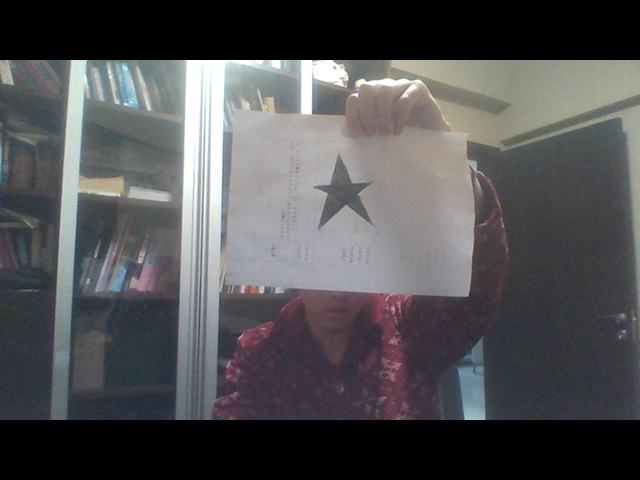
#> input picture 3.jpg, 640 x 480 px, given in place of the camera
$ python ORB.py   (older library calls are emulated)
#> lines starting #> are read from the running program, lines starting #| are printed output that depends on the picture; after the words box and inside, x2 and y2 are one past the last pixel; in counts of white or black regions, pixels touching at a corner belong together
import cv2
import numpy as np

def Boundbox(src, template):  # find the mass center of the target in picture
    binary = src.copy()
    cv2.bitwise_not(binary, binary)
    num_labels, label, area_status, area_center = cv2.connectedComponentsWithStats(binary, connectivity=8,
                                                                                   ltype=cv2.CV_32S)  # calculate the connected component of picture
    # cv2.imshow('bin',binary)
    # avg_min = 20
    for item in range(num_labels):
        LEFT = area_status[item, cv2.CC_STAT_LEFT]
        TOP = area_status[item, cv2.CC_STAT_TOP]
        WIDTH = area_status[item, cv2.CC_STAT_WIDTH]
        HEIGHT = area_status[item, cv2.CC_STAT_HEIGHT]
        #img_bin = cv2.rectangle(binary, (LEFT, TOP), (LEFT + WIDTH, TOP + HEIGHT), (0, 255, 0), 3)
        img_cropped = binary[TOP:TOP + HEIGHT, LEFT:LEFT + WIDTH]
        blank = np.zeros((HEIGHT+100,WIDTH+100),dtype=img_cropped.dtype)
        blank[50:50+HEIGHT,50:50+WIDTH]=img_cropped
        img_cropped = blank

        if WIDTH < 5 or HEIGHT < 5:
            continue
        if WIDTH < 100 or HEIGHT < 100:
            img_cropped = cv2.resize(img_cropped, dsize=(int(img_cropped.shape[1] * 7), int(img_cropped.shape[0] * 7)))
        orb = cv2.ORB_create()  # 建立orb特征检测器
        kp1, des1 = orb.detectAndCompute(template, None)  # 计算template中的特征点和描述符
        kp2, des2 = orb.detectAndCompute(img_cropped, None)  # 计算target中的

        bf = cv2.BFMatcher(cv2.NORM_HAMMING, crossCheck=True)  # 建立匹配关系

        if des2 is None:
            continue
        mathces = bf.match(des1, des2)  # 匹配描述符
        mathces = sorted(mathces, key=lambda x: x.distance)  # 据距离来排序
        avg_min = 20
        # item_min = 0
        '''寻找ORB特征匹配对应的distance平均值最小值'''
        dis = 0
        avg = 0
        match_num = len(mathces)
        if not area_status[item, cv2.CC_STAT_AREA] == np.max(area_status[:, 4]):
            if match_num >= 30:
                for i in range(30):
                    dis += mathces[i].distance
                avg = dis / match_num
            if avg < avg_min:
                item_min = item
                avg_min = avg
        result = cv2.drawMatches(template, kp1, img_cropped, kp2, mathces[:11], None, flags=2)  # 画出匹配关系
    cv2.imshow('ORB',result)
    print(avg_min)
    bincopy = np.array(binary)
    bincopy[label == item_min] = 255
    bincopy[label != item_min] = 0
    return bincopy

# [51 lines left out: functions Homography, MassCenter, not called in this run]
if __name__ == '__main__':
    i=1
    cap = cv2.VideoCapture(0)
    ret,frame = cap.read()
#> frame is the input picture: shape (480, 640, 3); mean B, G, R 83.4, 81.5, 81.7
    temp = cv2.imread('temp_invbin.jpg',cv2.IMREAD_GRAYSCALE)
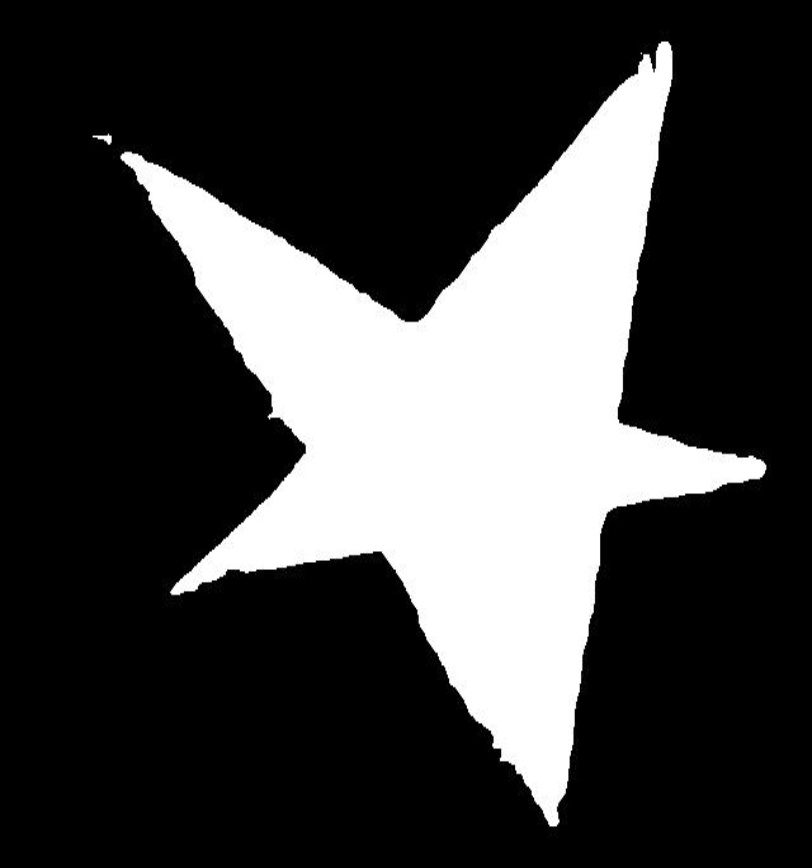
#> input picture temp_invbin.jpg, 812 x 868 px
#> temp is the input picture: shape (868, 812); min 0, max 255, mean 63
    #cv2.imshow('temp',temp)
    temp = cv2.resize(temp,dsize=(int(temp.shape[1]/2),int(temp.shape[0]/2)))
#> temp: shape (434, 406)
    # [4 lines of commented-out code are left out]
    preframe = frame
    while True:
        #preframe = frame
        ret, frame = cap.read()
        # Our operations on the frame come here
        gray = cv2.cvtColor(frame, cv2.COLOR_BGR2GRAY)
        ret,bin = cv2.threshold(gray,200,255,cv2.THRESH_BINARY)
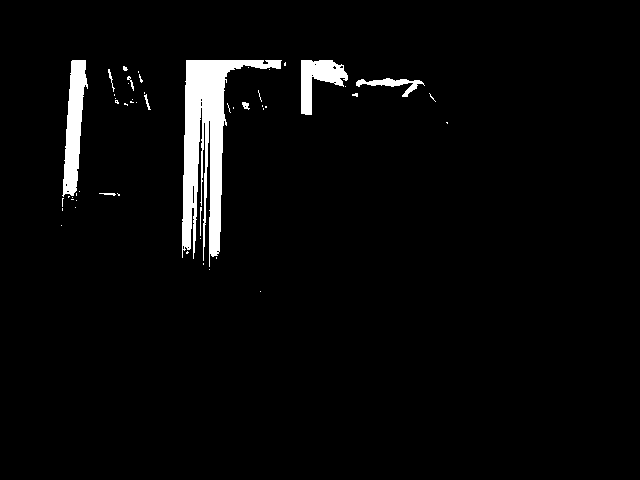
#> bin: shape (480, 640); 3.5% white; 52 white regions (42 under 20 px), largest, box (x1, y1, x2, y2) and area: (182, 60, 282, 267) 6765, (62, 60, 88, 197) 1967, (301, 60, 348, 115) 1265
        #cv2.imshow('bincam',bin)
        imgbin=Boundbox(bin,temp)
#> in Boundbox, `num_labels, label, area_status, area_center = cv2.connectedComponentsW..`:
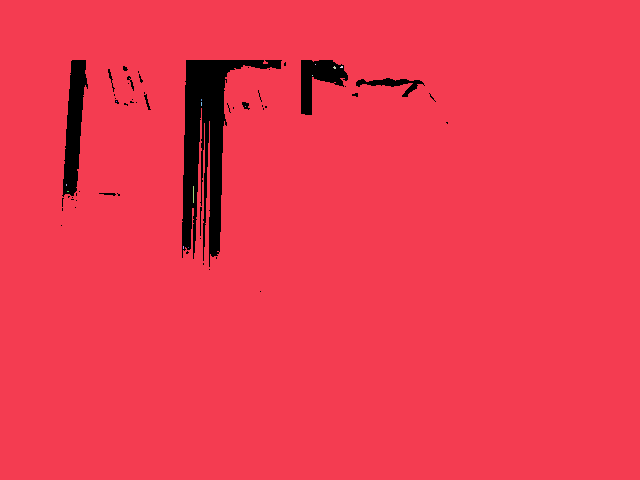
#> label: shape (480, 640) int32; 15 distinct labels, from 0 to 14; one colour per label, 0 black
#> in Boundbox, `num_labels, label, area_status, area_center = cv2.connectedComponentsW..`: num_labels = 15; area_status = 15 rows, first 6: [61, 60, 387, 232, 10818], [0, 0, 640, 480, 296336], [315, 64, 1, 1, 1], [333, 66, 3, 3, 6], [340, 66, 3, 2, 5], [312, 75, 1, 1, 1]; area_center = 15 rows, first 8: [201.5, 128.4], [323.8, 243.6], [315, 64], [334.2, 67.17], [341.2, 66.6], [312, 75], [201, 99.5], [116, 101]
#> the loop in Boundbox, `for item in range(num_labels):` made 15 passes
#> (LEFT, TOP, WIDTH, HEIGHT, mathces, match_num, avg) on pass 1: (61, 60, 387, 232, 35 matches, 35, 33.23)
#> (LEFT, TOP, WIDTH, HEIGHT) on passes 3 to 8: (315, 64, 1, 1), (333, 66, 3, 3), (340, 66, 3, 2), (312, 75, 1, 1), (201, 99, 1, 2), (116, 101, 1, 1)
#> pass 1, in Boundbox, `img_cropped = blank`:
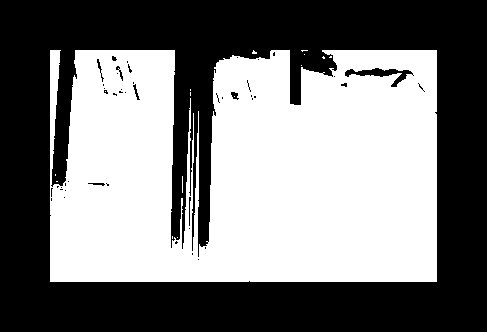
#> img_cropped: shape (332, 487); 48.8% white; 16 white regions (15 under 20 px), largest, box (x1, y1, x2, y2) and area: (50, 50, 437, 282) 78899
#> pass 1, in Boundbox, `result = cv2.drawMatches(template, kp1, img_cropped, kp2, mathces[:11]..`:
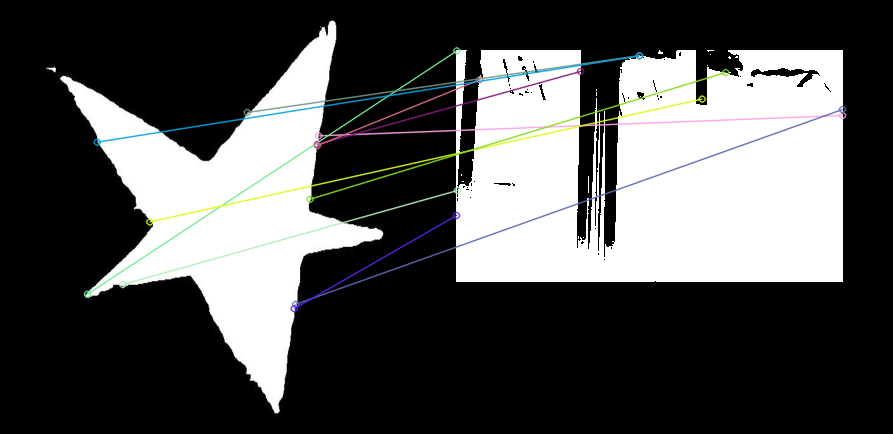
#> result: shape (434, 893, 3); mean of channels 0, 1, 2 80.8, 81.1, 80.6; drawn as B, G, R
#> after the loop in Boundbox, `for item in range(num_labels):`:
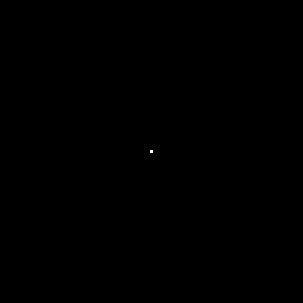
#> blank: shape (101, 101) (shown 3 times larger); 0.01% white in thin lines or dots, all inside (x1, y1, x2, y2) = (50, 50, 51, 51)
#> in Boundbox, `cv2.imshow('ORB',result)`:
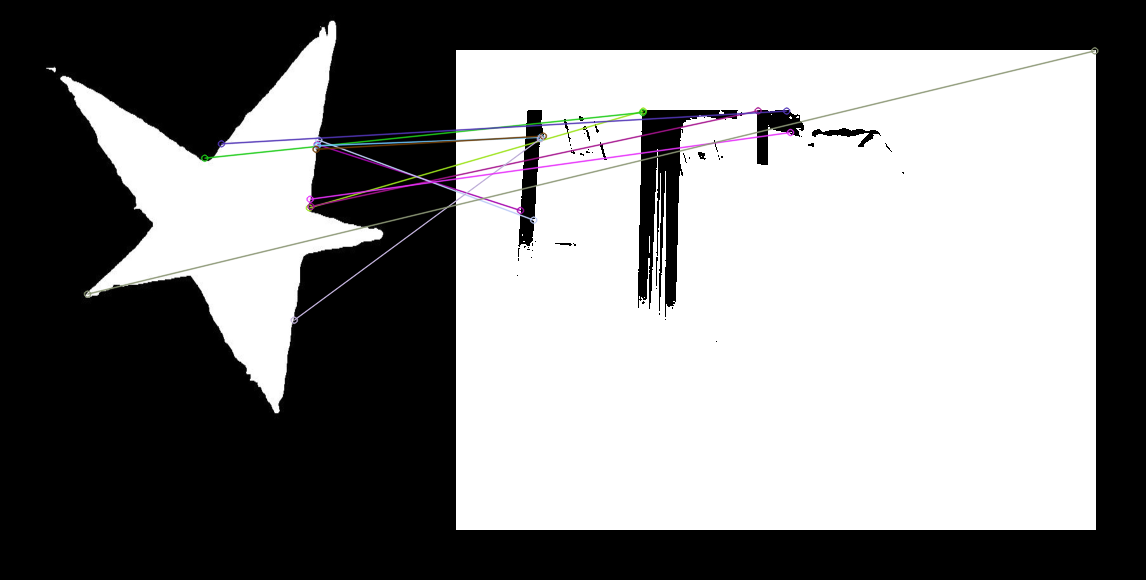
#> window 'ORB': shape (580, 1146, 3); mean B, G, R 130.5, 130.2, 130.4
#| 20
#> (the run stopped early here; a loop or call above may not have finished)
